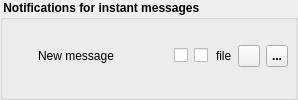
          <widget class="QGroupBox" name="mGrpStyle_3">
           <property name="font">
            <font>
             <weight>75</weight>
             <bold>true</bold>
            </font>
           </property>
           <property name="title">
            <string> Notifications for instant messages </string>
           </property>
           <layout class="QVBoxLayout" name="verticalLayout_16">
            <property name="leftMargin">
             <number>7</number>
            </property>
            <property name="topMargin">
             <number>3</number>
            </property>
            <property name="rightMargin">
             <number>7</number>
            </property>
            <property name="bottomMargin">
             <number>7</number>
            </property>
            <item>
             <layout class="QHBoxLayout" name="horizontalLayout_30">
              <item>
               <widget class="QLabel" name="label_4">
                <property name="minimumSize">
                 <size>
                  <width>22</width>
                  <height>22</height>
                 </size>
                </property>
                <property name="maximumSize">
                 <size>
                  <width>22</width>
                  <height>22</height>
                 </size>
                </property>
                <property name="text">
                 <string/>
                </property>
                <property name="pixmap">
                 <pixmap resource="../../resources/Icons.qrc">:/images/Info.png</pixmap>
                </property>
                <property name="scaledContents">
                 <bool>true</bool>
                </property>
               </widget>
              </item>
              <item>
               <widget class="QLabel" name="label_2">
                <property name="minimumSize">
                 <size>
                  <width>130</width>
                  <height>0</height>
                 </size>
                </property>
                <property name="maximumSize">
                 <size>
                  <width>130</width>
                  <height>16777215</height>
                 </size>
                </property>
                <property name="font">
                 <font>
                  <family>MS Shell Dlg 2</family>
                  <weight>50</weight>
                  <bold>false</bold>
                 </font>
                </property>
                <property name="text">
                 <string>New message</string>
                </property>
                <property name="alignment">
                 <set>Qt::AlignLeading|Qt::AlignLeft|Qt::AlignVCenter</set>
                </property>
               </widget>
              </item>
              <item>
               <widget class="QCheckBox" name="mCbNotifySystrayIm">
                <property name="font">
                 <font>
                  <pointsize>9</pointsize>
                  <weight>50</weight>
                  <bold>false</bold>
                 </font>
                </property>
                <property name="toolTip">
                 <string>show message in systray</string>
                </property>
                <property name="text">
                 <string/>
                </property>
                <property name="icon">
                 <iconset resource="../../resources/Icons.qrc">
                  <normaloff>:/images/Message.png</normaloff>:/images/Message.png</iconset>
                </property>
               </widget>
              </item>
              <item>
               <widget class="QCheckBox" name="mCbNotifySoundIm">
                <property name="font">
                 <font>
                  <pointsize>9</pointsize>
                  <weight>50</weight>
                  <bold>false</bold>
                 </font>
                </property>
                <property name="toolTip">
                 <string>play sound</string>
                </property>
                <property name="text">
                 <string/>
                </property>
                <property name="icon">
                 <iconset resource="../../resources/Icons.qrc">
                  <normaloff>:/images/SpeakerLoud.png</normaloff>:/images/SpeakerLoud.png</iconset>
                </property>
               </widget>
              </item>
              <item>
               <spacer name="horizontalSpacer_31">
                <property name="orientation">
                 <enum>Qt::Horizontal</enum>
                </property>
                <property name="sizeType">
                 <enum>QSizePolicy::MinimumExpanding</enum>
                </property>
                <property name="sizeHint" stdset="0">
                 <size>
                  <width>2</width>
                  <height>20</height>
                 </size>
                </property>
               </spacer>
              </item>
              <item>
               <widget class="QLabel" name="mLbNotifySoundImFile">
                <property name="font">
                 <font>
                  <family>MS Shell Dlg 2</family>
                  <weight>50</weight>
                  <bold>false</bold>
                 </font>
                </property>
                <property name="text">
                 <string>file</string>
                </property>
               </widget>
              </item>
              <item>
               <widget class="QPushButton" name="mPbNotifySoundImFile">
                <property name="minimumSize">
                 <size>
                  <width>22</width>
                  <height>22</height>
                 </size>
                </property>
                <property name="maximumSize">
                 <size>
                  <width>22</width>
                  <height>22</height>
                 </size>
                </property>
                <property name="toolTip">
                 <string>select sound file to play</string>
                </property>
                <property name="text">
                 <string/>
                </property>
                <property name="icon">
                 <iconset resource="../../resources/Icons.qrc">
                  <normaloff>:/images/BoxOpen.png</normaloff>:/images/BoxOpen.png</iconset>
                </property>
                <property name="iconSize">
                 <size>
                  <width>22</width>
                  <height>22</height>
                 </size>
                </property>
               </widget>
              </item>
              <item>
               <widget class="QToolButton" name="mTbPlaySoundImFile">
                <property name="minimumSize">
                 <size>
                  <width>22</width>
                  <height>22</height>
                 </size>
                </property>
                <property name="maximumSize">
                 <size>
                  <width>22</width>
                  <height>22</height>
                 </size>
                </property>
                <property name="toolTip">
                 <string>play selected sound file</string>
                </property>
                <property name="text">
                 <string>...</string>
                </property>
                <property name="icon">
                 <iconset resource="../../resources/Icons.qrc">
                  <normaloff>:/images/Audio - Play.png</normaloff>:/images/Audio - Play.png</iconset>
                </property>
                <property name="iconSize">
                 <size>
                  <width>22</width>
                  <height>22</height>
                 </size>
                </property>
               </widget>
              </item>
             </layout>
            </item>
           </layout>
          </widget>
